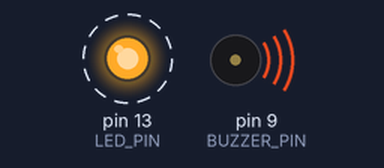
The sketch below on a simulated Arduino Uno, built with avr-gcc and run on an emulated ATmega328P. Parts: output pins drawn as LEDs (lit = HIGH), buzzer (waves = sounding, pin HIGH). Dashed ring = blinking.

Above: at 0.2 s.
Timing chart, 0 to 3.0 s (numbered marks = the images above):
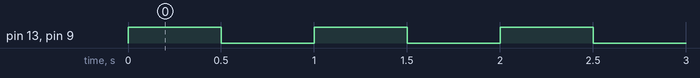

The sketch:

Alert_System.ino
```cpp
/*
 * Project : Alert System using Arduino Uno
 * Author  : Rakshak Trehan
 * Board   : Arduino Uno
 *
 * Description:
 * This project demonstrates a simple alert system where an LED and
 * a piezo buzzer blink together at a fixed interval.
 */

// Pin Definitions
const int BUZZER_PIN = 9;
const int LED_PIN = 13;

void setup() {
  pinMode(BUZZER_PIN, OUTPUT);
  pinMode(LED_PIN, OUTPUT);
}

void loop() {

  // Activate alert
  digitalWrite(LED_PIN, HIGH);
  digitalWrite(BUZZER_PIN, HIGH);
  delay(500);

  // Deactivate alert
  digitalWrite(LED_PIN, LOW);
  digitalWrite(BUZZER_PIN, LOW);
  delay(500);
}
```

Measured:
- by itself, pin 13 (LED_PIN), pin 9 (BUZZER_PIN): alternates HIGH for 0.50 s and LOW for 0.50 s
